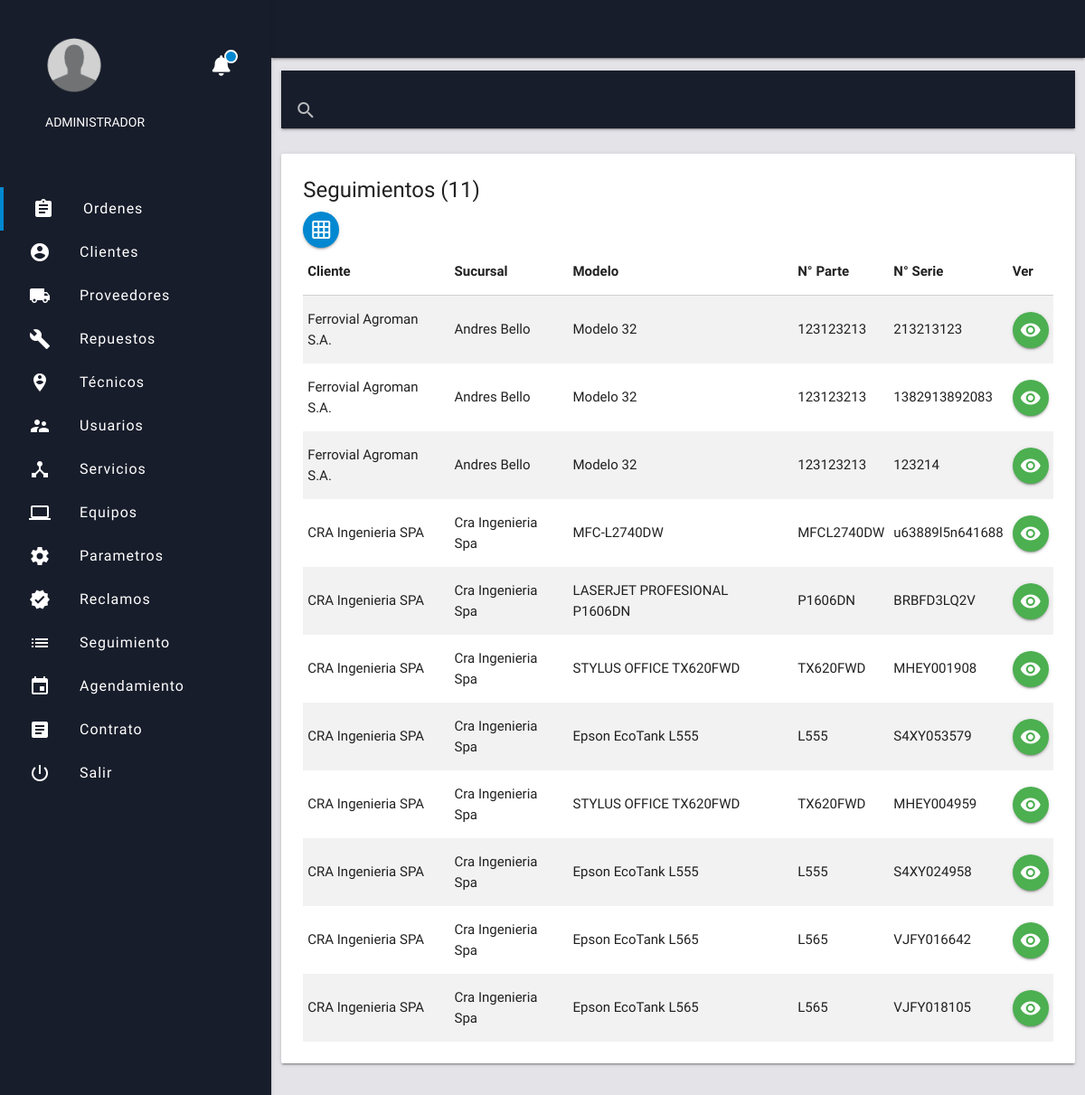
The page /reclamo/seguimiento.php on the database its author committed.
### tables this page shows
CREATE TABLE `model` (
  `id` int(11) NOT NULL,
  `name` varchar(100) NOT NULL,
  `id_brand` int(11) NOT NULL,
  `id_linea` int(11) NOT NULL,
  `pal_number` varchar(50) NOT NULL,
  `id_sublinea` int(11) NOT NULL,
  `short_desc` varchar(300) NOT NULL,
  `long_desc` varchar(500) NOT NULL
);

CREATE TABLE `clients` (
  `id` int(11) NOT NULL,
  `name` varchar(50) NOT NULL,
  `rut` varchar(20) NOT NULL,
  `web` varchar(30) NOT NULL,
  `phone` varchar(40) NOT NULL,
  `email` varchar(50) NOT NULL
);

CREATE TABLE `branches` (
  `id` int(11) NOT NULL,
  `id_clients` int(11) NOT NULL,
  `location` varchar(50) NOT NULL,
  `phone` varchar(50) NOT NULL,
  `branch_name` varchar(100) NOT NULL
);

CREATE TABLE `equipment` (
  `id` int(11) NOT NULL,
  `id_branches` int(11) NOT NULL,
  `id_model` int(11) NOT NULL,
  `series_number` varchar(18) NOT NULL,
  `id_linea` int(11) NOT NULL
);

### reclamo/seguimiento.php (the view, shortened to what this page needs)
<?php include '../extend/header.php';
?>
<div class="row" style="PADDING-TOP: 14PX;">
    <div class="col s12">
        <nav class="bg-dark">
            <div class="nav-wrapper">
                <div class="input-field">
                    <input type="search" id="buscar" autocomplete="off">
                    <label for="buscar"><i class="material-icons">search</i></label>
                    <i class="material-icons">close</i>
                </div>
            </div>
        </nav>
    </div>
</div>
<?php $sel = $con->query("select m.name as model, m.pal_number, e.series_number, c.name as client, b.branch_name from model m inner join equipment e on e.id_model=m.id inner join branches b on e.id_branches=b.id inner join clients c on b.id_clients=c.id");
$row = mysqli_num_rows($sel);
?>
<div class="row">
    <div class="col s12">
        <div class="card" style="min-height: 700px;">
            <div class="card-content">
                <form action="excel.php" method="post" target="_blank" id="exportar">
                    <span class="card-title">Seguimientos (<?php echo $row ?>)</span>
                    <button class="btn-floating light-blue darken-2 botonExcel"><i class="material-icons">grid_on</i></button>
                </form>
                <table class="excel striped responsive-table" border="1">
                    <thead>
                        <th>Cliente</th>
                        <th>Sucursal</th>
                        <th>Modelo</th>
                        <th>N° Parte</th>
                        <th>N° Serie</th>
                        <th>Ver</th>
                    </thead>
                    <?php  while ($f = $sel->fetch_assoc()) { ?>
                    <tr>
                        <td><?php echo $f['client'] ?></td>
                        <td><?php echo $f['branch_name'] ?></td>
                        <td><?php echo $f['model'] ?></td>
                        <td><?php echo $f['pal_number'] ?></td>
                        <td><?php echo $f['series_number'] ?></td>
                        <td><a href="../reclamo/detail_seguimiento.php?id=<?php echo $f['series_number']?>" class="btn-floating green"><i class="material-icons">remove_red_eye</i></a></td>
                    </tr>
                    <?php } ?>
                </table>
            </div>
        </div>
    </div>
</div>
<?php include '../extend/scripts.php'; ?>
</body>
</html>

### css/web-app.css (style rules this page uses)
html { background-color:#e4e3e8; font-family: 'Work Sans', sans-serif; }
.bg-dark { background-color: #181d2b; }

### css/notifications.css (style rules this page uses)
body { margin: 0; padding: 0; }

### rows shown on the page
model: clients.name "Ferrovial Agroman S.A.", branches.branch_name "Andres Bello", name "Modelo 32", pal_number "123123213", equipment.series_number "213213123", equipment.series_number "1382913892083", equipment.series_number "123214"
model: clients.name "CRA Ingenieria SPA", branches.branch_name "Cra Ingenieria Spa", name "MFC-L2740DW", pal_number "MFCL2740DW", equipment.series_number "u63889l5n641688"
model: clients.name "CRA Ingenieria SPA", branches.branch_name "Cra Ingenieria Spa", name "LASERJET PROFESIONAL P1606DN", pal_number "P1606DN", equipment.series_number "BRBFD3LQ2V"
model: clients.name "CRA Ingenieria SPA", branches.branch_name "Cra Ingenieria Spa", name "STYLUS OFFICE TX620FWD", pal_number "TX620FWD", equipment.series_number "MHEY001908", equipment.series_number "MHEY004959"
model: clients.name "CRA Ingenieria SPA", branches.branch_name "Cra Ingenieria Spa", name "Epson EcoTank L555", pal_number "L555", equipment.series_number "S4XY053579", equipment.series_number "S4XY024958"
model: clients.name "CRA Ingenieria SPA", branches.branch_name "Cra Ingenieria Spa", name "Epson EcoTank L565", pal_number "L565", equipment.series_number "VJFY016642", equipment.series_number "VJFY018105"

### other values the page prints
$row "11"
